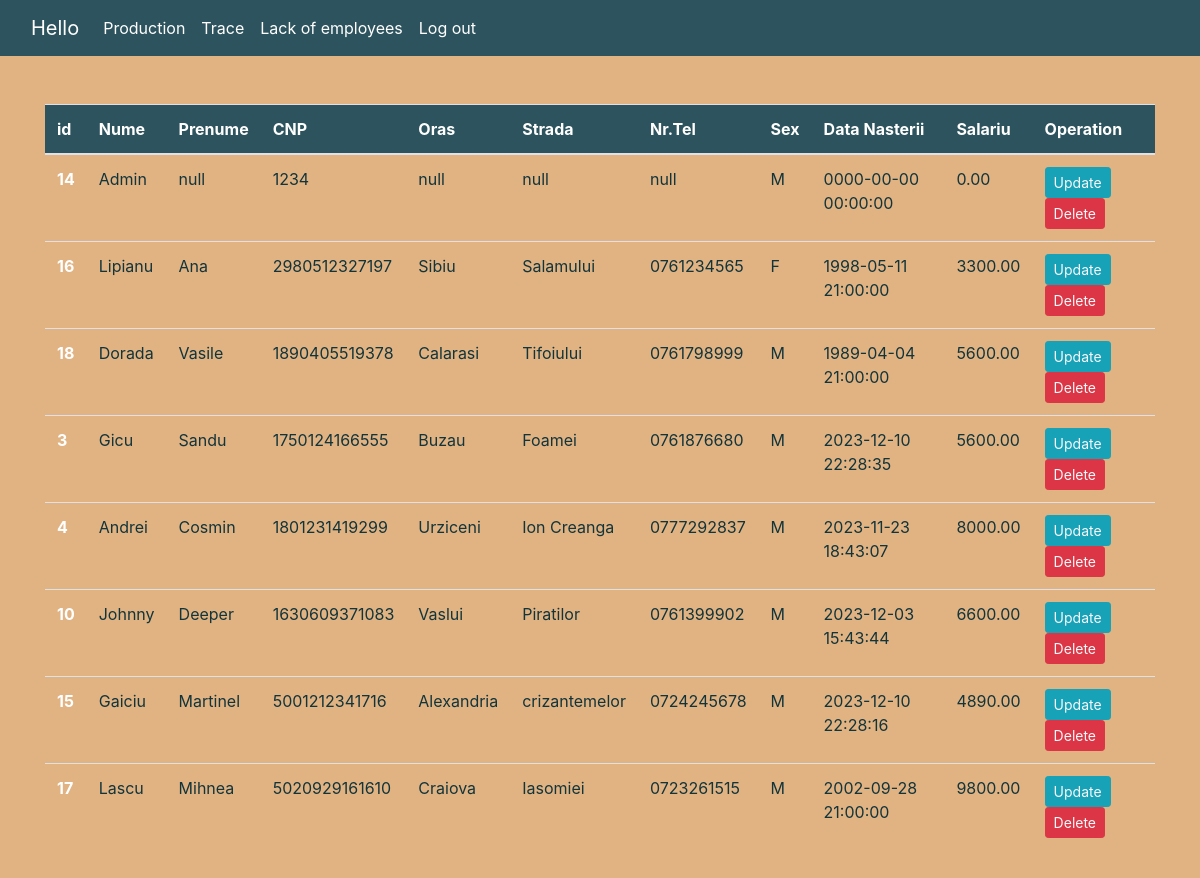
/MyShop/display.php, run on the app's committed database.
### tables this page shows
CREATE TABLE `angajati` (
  `AngajatiD` int(11) NOT NULL,
  `Nume` varchar(50) NOT NULL,
  `Prenume` varchar(50) NOT NULL,
  `CNP` char(13) NOT NULL,
  `Oras` varchar(50) NOT NULL,
  `Strada` varchar(50) NOT NULL,
  `NrTel` char(13) NOT NULL,
  `Sex` char(1) NOT NULL,
  `DataNasterii` timestamp NOT NULL DEFAULT current_timestamp() ON UPDATE current_timestamp(),
  `Salariu` decimal(8,2) NOT NULL,
  `SupervizorID` int(11) DEFAULT NULL,
  `LinieProductieID` int(11) DEFAULT NULL
);

### MyShop/display.php (the view, shortened to what this page needs)
<?php
require_once 'include/db.inc.php';
?>
<!DOCTYPE html>
<html lang="en">
<head>
    <link rel="stylesheet" href="https://cdn.jsdelivr.net/npm/bootstrap@4.0.0/dist/css/bootstrap.min.css">
    <link rel="stylesheet" href="style/Popup.css">
</head>
<body>
    <nav class="navbar navbar-expand-lg bg-body-tertiary " style="background-color: #2d545e;">
        <div class="container-fluid">
            <a class="navbar-brand" href="display.php">Hello
            </a>
            <div class="collapse navbar-collapse" id="navbarNav">
                <ul class="navbar-nav">
                    <li class="nav-item">
                        <a class="nav-link active" aria-current="page" href="dislinieprod.php">Production</a>
                    </li>
                    <li class="nav-item">
                        <a class="nav-link" href="distrace.php">Trace</a>
                    </li>
                    <li class="nav-item">
                        <a class="nav-link" href="dislack.php">Lack of employees</a>
                    </li>
                    <li class="nav-item">
                        <a class="nav-link" href="login.php">Log out</a>
                    </li>
                </ul>
            </div>
        </div>
    </nav>
    <div class="container">
        <table class="table my-5">
            <thead class="thead" style="background-color: #2d545e;">
                <tr>
                    <th scope="col">id</th>
                    <th scope="col">Nume</th>
                    <th scope="col">Prenume</th>
                    <th scope="col">CNP</th>
                    <th scope="col">Oras</th>
                    <th scope="col">Strada</th>
                    <th scope="col">Nr.Tel</th>
                    <th scope="col">Sex</th>
                    <th scope="col">Data Nasterii</th>
                    <th scope="col">Salariu</th>
                    <th scope="col">Operation</th>
                </tr>
            </thead>
            <tbody>
                <?php
                $sql = "SELECT A.*
                        FROM angajati A LEFT JOIN liniedeproductie D ON A.LinieProductieID = D.LinieProductieID
                        ORDER BY A.Salariu >= ( SELECT AVG(Salariu)
                                             FROM angajati
                                             WHERE LinieProductieID = A.LinieProductieID )";
                $result = $pdo->query($sql);
                if ($result) {
                    while ($row = $result->fetch(PDO::FETCH_ASSOC)) {
                        $id = $row["AngajatiD"];
                        $nume = $row["Nume"];
                        $prenume = $row["Prenume"];
                        $cnp = $row["CNP"];
                        $oras = $row["Oras"];
                        $strada = $row["Strada"];
                        $nrtel = $row["NrTel"];
                        $sex = $row["Sex"];
                        $data = $row["DataNasterii"];
                        $salariu = $row["Salariu"];
                        echo '<tr>
                        <th scope="row">' . $id . '</th>
                        <td>' . $nume . '</td>
                        <td>' . $prenume . '</td>
                        <td>' . $cnp . '</td>
                        <td>' . $oras . '</td>
                        <td>' . $strada . '</td>
                        <td>' . $nrtel . '</td>
                        <td>' . $sex . '</td>
                        <td>' . $data . '</td>
                        <td>' . $salariu . '</td>
                        <td>
                        <button class="btn btn-info btn-sm"><a href="operations/update.php?
                        updateid=' . $id . '" class="text-light">Update</a></button>
                        <button class="btn btn-danger btn-sm"><a href="operations/delete.php?
                        deleteid=' . $id . '" class="text-light">Delete</a></button>
                        </td>
                        </tr>';
                    }
                }
                ?>
            </tbody>
        </table>
    </div>
</body>
</html>

### MyShop/style/Popup.css (style rules this page uses)
body { background-color: #e1b382 !important; }
.navbar-nav .nav-link, .navbar-brand, th { color: white !important; }
td { color: #12343b; }

### data on the page
angajati: AngajatiD "14", Nume "Admin", Prenume "null", CNP "1234", Oras "null", Strada "null", NrTel "null", Sex "M", DataNasterii "0000-00-00 00:00:00", Salariu "0.00"
angajati: AngajatiD "16", Nume "Lipianu", Prenume "Ana", CNP "2980512327197", Oras "Sibiu", Strada "Salamului", NrTel "0761234565", Sex "F", DataNasterii "1998-05-11 21:00:00", Salariu "3300.00"
angajati: AngajatiD "18", Nume "Dorada", Prenume "Vasile", CNP "1890405519378", Oras "Calarasi", Strada "Tifoiului", NrTel "0761798999", Sex "M", DataNasterii "1989-04-04 21:00:00", Salariu "5600.00"
angajati: AngajatiD "3", Nume "Gicu", Prenume "Sandu", CNP "1750124166555", Oras "Buzau", Strada "Foamei", NrTel "0761876680", Sex "M", DataNasterii "2023-12-10 22:28:35", Salariu "5600.00"
angajati: AngajatiD "4", Nume "Andrei", Prenume "Cosmin", CNP "1801231419299", Oras "Urziceni", Strada "Ion Creanga", NrTel "0777292837", Sex "M", DataNasterii "2023-11-23 18:43:07", Salariu "8000.00"
angajati: AngajatiD "10", Nume "Johnny", Prenume "Deeper", CNP "1630609371083", Oras "Vaslui", Strada "Piratilor", NrTel "0761399902", Sex "M", DataNasterii "2023-12-03 15:43:44", Salariu "6600.00"
angajati: AngajatiD "15", Nume "Gaiciu", Prenume "Martinel", CNP "5001212341716", Oras "Alexandria", Strada "crizantemelor", NrTel "0724245678", Sex "M", DataNasterii "2023-12-10 22:28:16", Salariu "4890.00"
angajati: AngajatiD "17", Nume "Lascu", Prenume "Mihnea", CNP "5020929161610", Oras "Craiova", Strada "Iasomiei", NrTel "0723261515", Sex "M", DataNasterii "2002-09-28 21:00:00", Salariu "9800.00"
